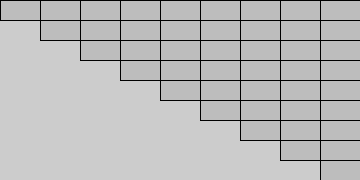
Frame 1 (no input)
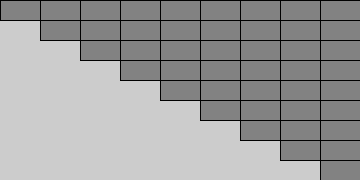
Frame 60 (the mouse pressed at the canvas centre just before this capture)
Frame 120 (the mouse held since frame 60 and released just before this capture): identical to frame 60, image omitted

The Processing sketch that drew these frames (run headless with seeded random() and noise(); from frame 60 on, the mouse is pressed at the canvas centre):

// Processing sketch: sketch_3_b
// ── sketch_3_b.pde
void setup() {
  size(360, 180);
}

void draw() {
  for (int y = 0; y < height;y += 20) {
    for (int x = y * 2; x < width;x += 40) {
      fill(128, 50);
      rect(x, y, 40, 20);
    }
  }
}
